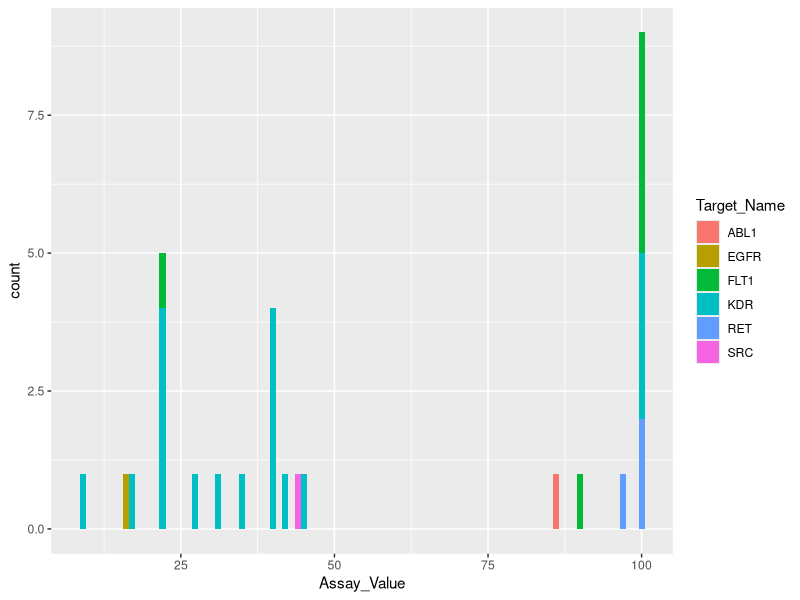
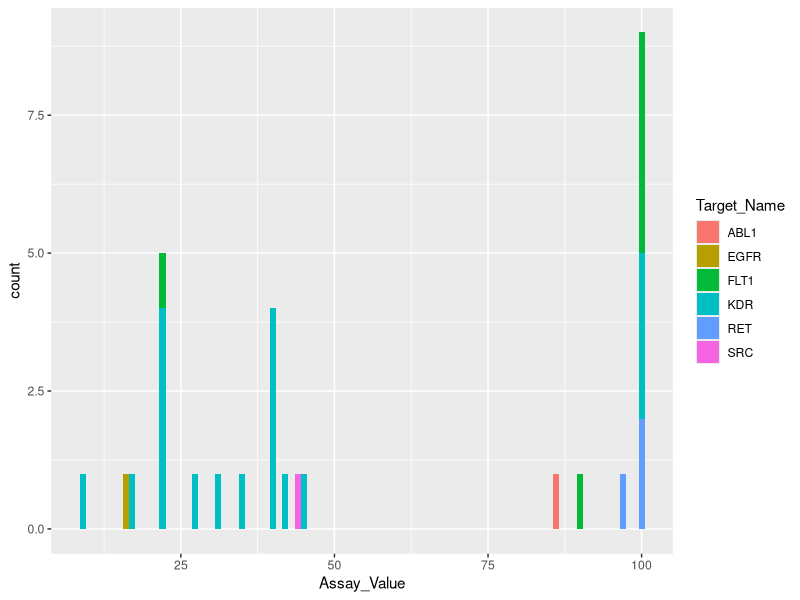

Recreate these plots in R, in order.
## ---- chunk 1
knitr::opts_chunk$set(echo = TRUE)
library(dplyr)
library(ggplot2)
library(here)
## ---- chunk 2
#read in our data file
#which contains drug-target relationships, specified by the assay value (such as an IC50) describing the strength between the drug and target
fullDrugTargetFile<-read.table(here("data", "Targetome_Evidence_TIPS_101017.txt"), header = TRUE, sep="\t")
head(fullDrugTargetFile)
## ---- chunk 3
#let's see what drugs we have
drugNames<-fullDrugTargetFile %>%
  select(Drug) %>%
  distinct() %>%
  arrange(Drug)

#137 total drugs here
drugNames
## ---- chunk 4
#say we are interested in 1 drug -> vandetanib
#let's pull all the targets and take al ook
vandetanibTargets<-fullDrugTargetFile %>%
  filter(Drug=="Vandetanib")
head(vandetanibTargets)
## ---- chunk 5
#low IC50 means stronger target relationships
#let's filter to all the targets that had a reported IC50<=100
vandetanib_under100M<-vandetanibTargets %>%
  filter(Assay_Type=="IC50" & Assay_Relation=="=" & Assay_Value<=100) %>%
  arrange(Target_Name, Assay_Value) %>%
  distinct()
vandetanib_under100M

## ---- chunk 6

#make a quick barplot, no frills
#show the different targets for this drug
#fill color by target so we can get a nice overview
barPlot<-vandetanib_under100M %>%
  group_by(Drug, Target_Name) %>%
  ggplot(aes(x=Assay_Value, fill=Target_Name), color="black") +
  geom_bar(width=1)
barPlot

#save our figure
ggsave(here("output", "MyFavorite_BarPlot.png"), barPlot)

